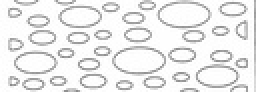
%> input picture 3.jpg, 128 x 46 px, shrunk from 409 x 147 before the run (shown 2 times larger); the run also reads 1 picture not shown here
$ octave main1.m   (GNU Octave 9; MATLAB toolbox functions it lacks are replaced by stand-ins)
%> lines starting %> are read from the running program, lines starting %| are printed output that depends on the picture; in (x1, y1, x2, y2) boxes, pixels count from 0 and x2, y2 are one past the last pixel; in counts of white or black regions, pixels touching at a corner belong together; the program's own positions count from 1
### rtable.m
%R-table
function T=Rtable(inputimage,entries)
%> called with entries = 30
[rows,columns]=size(inputimage);
%> rows = 12; columns = 26
BW=edge(inputimage);
[Fx,Fy]=gradient(inputimage);
for x=1:columns
    for y=1:rows
        if (Fx(y,x)~=0)
            ang(y,x)=atan(Fy(y,x)/Fx(y,x));
        else
            ang(y,x)=pi/2;
        end
    end
end
%compute reference point
xr=0;yr=0;p=0;
for x=1:columns
    for y=1:rows
        if (BW(y,x)==1)
            xr=xr+x;
            yr=yr+y;
            p=p+1;
        end
    end
end
%> after the loop, p = 12; xr = 144; yr = 72
xr=round(xr/p);
%> xr = 12
yr=round(yr/p);
%> yr = 6
%for each edge point
d=pi/entries;
s=0;
F=zeros(entries,1);
for x=1:columns
    for y=1:rows
        if (BW(y,x)==1)
            phi=ang(y,x);
            i=round((phi+(pi/2))/d);
            if (i==0)
                i=1;
            end
            v=F(i)+1;
              if (v>s)
                  s=s+1;
                  T(:,:,s)=zeros(entries,2);
              end
              F(i)=F(i)+1;
              T(i,1,v)=x-xr;
              T(i,2,v)=y-yr;
        end
    end
end
%> after the loop, F = 30 values, max 1 at index 1, min 0 at index 3, mean 0.4; T = 30 rows, first 12: [-2 6; 8 -3; 0 0; -2 4; 0 0; 9 -3; 11 -2; 0 0; 0 0; 0 0; 0 0; -6 1]; i = 7; phi = -0.831; s = 1; v = 1


### ght.m
function acc=ght(inputimage,Rtable)
[rows,columns]=size(inputimage);
BW=edge(inputimage);
[Fx,Fy]=gradient(inputimage);
[rowst,h,columnst]=size(Rtable);
d=pi/rowst;
acc=zeros(rows,columns);
for x=1:columns
    for y=1:rows
        if (Fx(y,x)~=0)
            ang(y,x)=atan(Fy(y,x)/Fx(y,x));
        else
            ang(y,x)=pi/2;
        end
    end

end
for x=1:columns
    for y=1:rows
        if (BW(y,x)==1)
            phi=ang(y,x);
            i=round((phi+(pi/2))/d);
            if (i==0)
                i=1;
            end
               for j=1:columnst
                   if(Rtable(i,1,j)==0&Rtable(i,2,j)==0)
                       j=columnst;
                   else
                        b0=y-Rtable(i,2,j);
                        a0=x-Rtable(i,1,j);
                           if (a0>0&a0<columns&b0>0&b0<rows)
                               acc(b0,a0)=acc(b0,a0)+1;
                           end
                    end
               end
        end
    end
end


### main1.m
T=imread('4.jpg');
T=rgb2gray(T);
figure,imshow(T);
title('模板');
T=double(T);
Table=rtable(T,30);
%> Table has the same summary as T in Rtable
[rowT,columnT,pageT]=size(Table);
%> rowT = 30; columnT = 2; pageT = 1
O=imread('3.jpg');
%> O is the input picture: size 46x128x3 uint8; min 138, max 255, mean 235
O=rgb2gray(O);
%> O: size 46x128 uint8
figure,imshow(O);
title('原图');
[row,column]=size(O);
%> row = 46; column = 128
BW=edge(O);
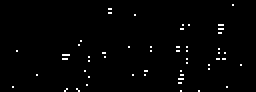
%> BW: size 46x128 logical (shown 2 times larger); 1.3% white in thin lines or dots, all inside (x1, y1, x2, y2) = (6, 2, 121, 46)
outimage=zeros(row,column);
O=double(O);
%> O: size 46x128 double
acc=ght(O,Table);
%> in ght, `[Fx,Fy]=gradient(inputimage);`:
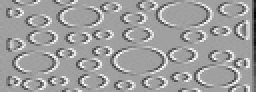
%> Fx: size 46x128 double (shown 2 times larger); min -99, max 58.5, mean -0.8; drawn with min black and max white
%> in ght, `[Fx,Fy]=gradient(inputimage);`:
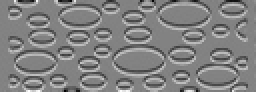
%> Fy: size 46x128 double (shown 2 times larger); min -110, max 105, mean -0.2; drawn with min black and max white
%> after the loop in ght, `for x=1:columns`:
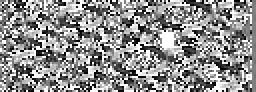
%> ang: size 46x128 double (shown 2 times larger); min -1.56, max 1.57, mean 0.204; drawn with min black and max white
%> after the loop in ght, `for x=1:columns`: a0 = 123; b0 = 29; i = 4; j = 1; phi = -1.14
for x=1:column
    for y=1:row
        if (BW(y,x)==1)
            for i=1:column
                for j=1:row
                    if (acc(j,i>0));
                        c1=x-i;
                        c2=y-j;
                           for z=1:pageT
                               for a=1:rowT
                                   if (c1==Table(a,1,z)&c2==Table(a,2,z))
                                       outimage(y,x)=BW(y,x);
                                   end
                               end
                           end
                       end
                   end
               end
           end
      end
end
%> outimage: size 46x128 double; every value is 0
figure,imshow(outimage);
title('输出图像');
figure,imagesc(acc);
title('累加器');
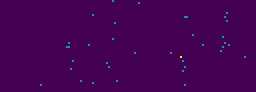
%> displayed picture: size 46x128x3, on the screen's scale of 0 to 255 (shown 2 times larger); mean R, G, B 67.8, 1.9, 84.3
